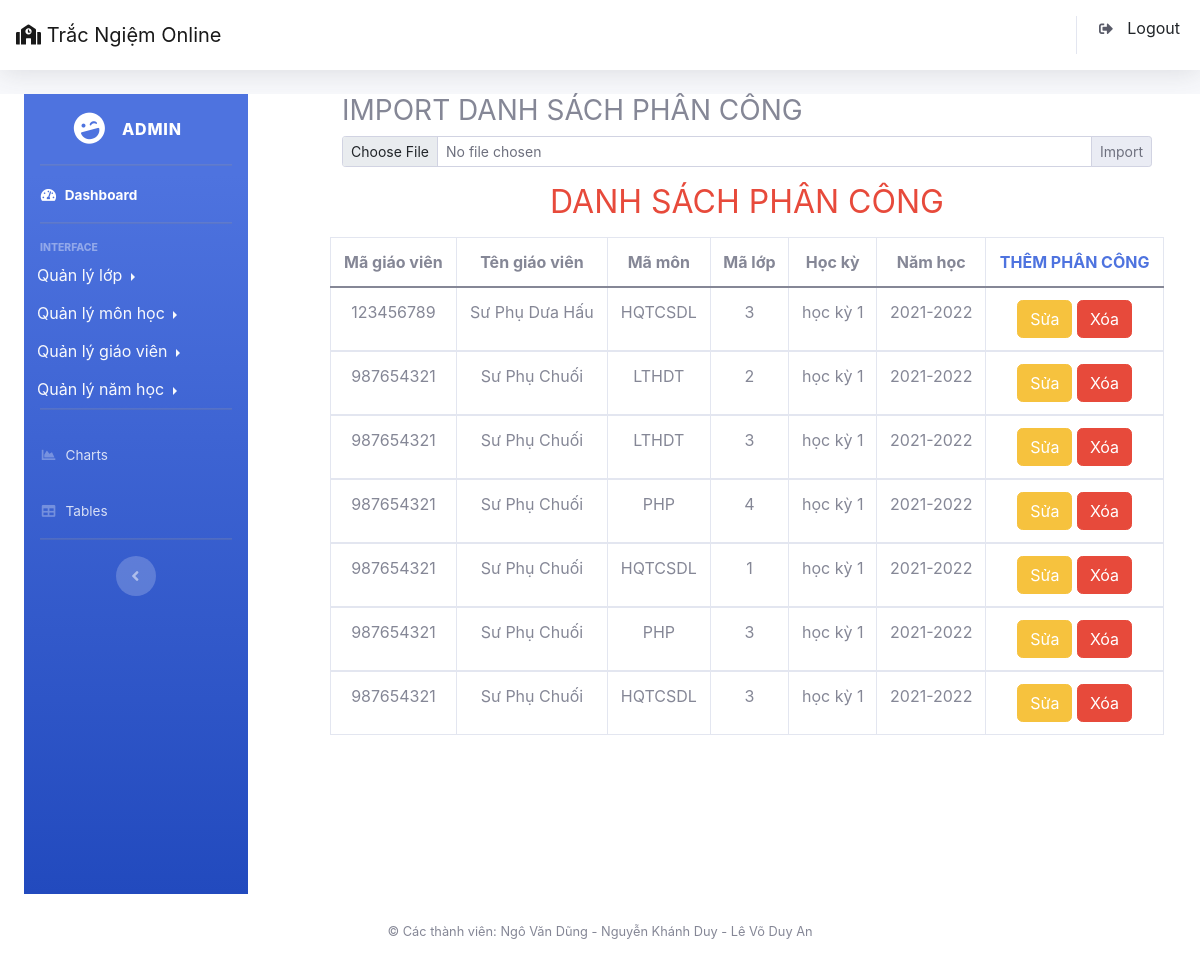
The app's page /Admin/index.php?action=phancong&act=dsmon&id_namhoc=1&id_hocky=1 (signed in) with its own data.
### tables this page shows
CREATE TABLE `phancong` (
  `maGV` int(11) NOT NULL,
  `maMon` varchar(50) NOT NULL,
  `maLop` int(11) NOT NULL,
  `id_hocky` int(5) NOT NULL,
  `id_namhoc` int(5) NOT NULL,
  `id_pc` int(5) NOT NULL
);

CREATE TABLE `giaovien` (
  `maGV` int(11) NOT NULL,
  `tenGV` varchar(100) NOT NULL,
  `user` varchar(100) NOT NULL,
  `pass` varchar(150) NOT NULL,
  `role` int(11) NOT NULL
);

CREATE TABLE `hocky` (
  `id_hocky` int(5) NOT NULL,
  `hocky` text NOT NULL
);

CREATE TABLE `namhoc` (
  `id_namhoc` int(5) NOT NULL,
  `namhoc` text NOT NULL
);

### Admin/Model/connect.php (called while the page is built, shortened)
<?php
  class connect{
      var $db=null;
      public function __construct()
      {
        $dsn='mysql:host=localhost;dbname=tracnghiembeta';
        $user='root';
        $pass='root';
        $this->db=new PDO($dsn,$user,$pass,array(PDO::MYSQL_ATTR_INIT_COMMAND=>"SET NAMES utf8"));
      }
      public function selectone($select)
      {
        $result=$this->db->query($select);
        $results=$result->fetch();
        return $results;
      }
      public function getList($select)
      {
        $result=$this->db->query($select);
        return $result;
      }
  }
?>

### Admin/Model/phancong.php (called while the page is built, shortened)
<?php
    class phancong{
        function danhsachday($id_hocky,$id_namhoc){
           $select ="select a.maGV,b.tenGV,a.maMon,a.maLop, a.id_hocky, a.id_namhoc,c.tenLop,a.id_pc from phancong a,giaovien b,lop c where  a.maGV=b.maGV and a.maLop=c.maLop and a.id_namhoc='$id_namhoc' and a.id_hocky='$id_hocky'";
           $db = new connect();
           $result = $db->getList($select);
           return $result;
       }
       function listPC1($id_namhoc,$id_hocky)
       {
        $select = "select a.maGV,a.maMon,d.tenLop,c.hocky,b.namhoc from lop d,phancong a , namhoc b, hocky c where
        a.id_namhoc=b.id_namhoc and  a.maLop=d.maLop and c.id_hocky=a.id_hocky and a.id_hocky='$id_hocky' and a.id_namhoc='$id_namhoc'";
        $db = new connect();
        $result = $db->selectone($select);
        return $result;
       }
    }
?>

### Admin/View/danhsachmon.php (the view, shortened to what this page needs)
<div class="col-lg-3">
    <?php
        include "View/sidebar.php";
    ?>
</div>
<div class="col-lg-9">
    <section>
        <div class="container-fluid">
            <div>
                <h3>IMPORT DANH SÁCH PHÂN CÔNG</h3>
                <form action="index.php?action=phancong&act=importPC" method="post" enctype="multipart/form-data">
                    <div class="input-group input-group-sm mb-md-3 ">
                        <input type="file" class="form-control form-control-sm" name="uploadfile" id="uploadfile">
                        <input type="submit" name="submit" value="Import" class="input-group-text">
                    </div>
                </form>
            </div>
            <div class="row">
            <?php
                if (isset($_GET['id_namhoc']) &&  isset($_GET['id_hocky'])) {
                    $id_namhoc = $_GET['id_namhoc'];
                    $id_hocky = $_GET['id_hocky'];
                    $db = new phancong();
                    $result = $db->listPC1($id_namhoc,$id_hocky);
                    $hocky = $result[3];
                    $namhoc = $result[4];
                }
            ?>
                <h2 class="text-center text-danger mb-md-3">DANH SÁCH PHÂN CÔNG  </h2>
                <table class=" table table-bordered table-hover text-center">
                    <thead>
                        <tr>
                            <th scope="col">Mã giáo viên</th>
                            <th scope="col">Tên giáo viên</th>
                            <th scope="col">Mã môn</th>
                            <th scope="col">Mã lớp</th>
                            <th scope="col">Học kỳ</th>
                            <th scope="col">Năm học</th>
                            <th scope="col"><a href="index.php?action=phancong&act=add_phancong">THÊM PHÂN CÔNG</a></th>
                        </tr>
                    </thead>
                    <?php
                        if(isset($_GET['id_hocky']) && isset ($_GET['id_namhoc'])):
                            $id_hocky=$_GET['id_hocky'];
                            $id_namhoc=$_GET['id_namhoc'];
                            $db = new phancong();
                            $result=$db->danhsachday($id_hocky,$id_namhoc);
                            while($set = $result->fetch()):
                    ?>
                    <tbody>
                        <tr>
                            <td> <?php echo $set['maGV'] ?></td>
                            <td> <?php echo $set['tenGV'] ?></td>
                            <td>  <?php echo $set['maMon'] ?></td>
                            <td><?php echo $set['maLop'] ?></td>
                            <td><?php echo $hocky ?></td>
                            <td><?php echo $namhoc ?></td>
                            <td class="text-center">
                        <a class="btn btn-warning" href="index.php?action=phancong&act=updatepc&id_namhoc=<?php echo $set['id_namhoc']; ?>&id_hocky=<?php echo $set['id_hocky']; ?>&id_pc=<?php echo $set['id_pc']; ?>">Sửa</a>
                        <a href="index.php?action=phancong&act=deletePC&id_namhoc=<?php echo $set['id_namhoc']; ?>&id_hocky=<?php echo $set['id_hocky']; ?>&id_pc=<?php echo $set['id_pc']; ?>"
                        onclick="return confirm('Bấm vào nút OK để tiếp tục');" class="btn btn-danger">Xóa</a>
                    </td>
                        </tr>
                          <?php
                        endwhile;
                        ?>
                        <?php
                        endif;
                        ?>
                    </tbody>
                </table>
            </div>
        </div>
    </section>
</div>

### records on screen
phancong: maGV "123456789", maGV.tenGV "Sư Phụ Dưa Hấu", maMon "HQTCSDL", maLop "3", id_hocky.hocky "học kỳ 1", id_namhoc.namhoc "2021-2022"
phancong: maGV "987654321", maGV.tenGV "Sư Phụ Chuối", maMon "LTHDT", maLop "2", id_hocky.hocky "học kỳ 1", id_namhoc.namhoc "2021-2022"
phancong: maGV "987654321", maGV.tenGV "Sư Phụ Chuối", maMon "LTHDT", maLop "3", id_hocky.hocky "học kỳ 1", id_namhoc.namhoc "2021-2022"
phancong: maGV "987654321", maGV.tenGV "Sư Phụ Chuối", maMon "PHP", maLop "4", id_hocky.hocky "học kỳ 1", id_namhoc.namhoc "2021-2022"
phancong: maGV "987654321", maGV.tenGV "Sư Phụ Chuối", maMon "HQTCSDL", maLop "1", id_hocky.hocky "học kỳ 1", id_namhoc.namhoc "2021-2022"
phancong: maGV "987654321", maGV.tenGV "Sư Phụ Chuối", maMon "PHP", maLop "3", id_hocky.hocky "học kỳ 1", id_namhoc.namhoc "2021-2022"
phancong: maGV "987654321", maGV.tenGV "Sư Phụ Chuối", maMon "HQTCSDL", maLop "3", id_hocky.hocky "học kỳ 1", id_namhoc.namhoc "2021-2022"

### other values on screen
$_SESSION['admin'] "ADMIN"
